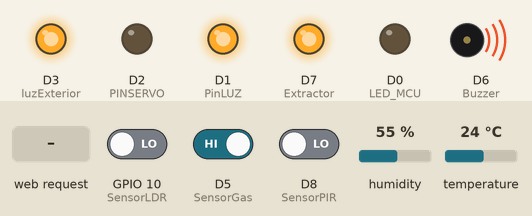
Recording of a sketch running on a simulated ESP8266 (NodeMCU). Shown: output pins drawn as LEDs (lit = HIGH), buzzer (waves = sounding, pin HIGH). Inputs (shaded band) come from the test bench; at power-on: D5 (SensorGas) HIGH, GPIO 10 (SensorLDR) LOW, D8 (SensorPIR) LOW, humidity 55 %, temperature 24 °C. WiFi joins after 1.5 s; servers stay silent unless stated; what the sketch prints to the serial monitor is not drawn.

Above: at 4.7 s.
4.8 s: D5 (SensorGas) driven LOW
At 6.0 s:
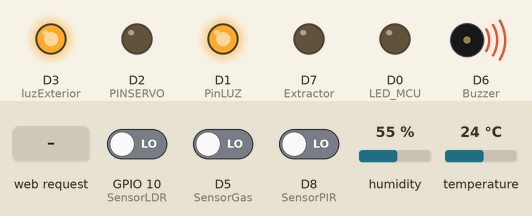
6.3 s: HTTP request GET /LUZ1=ON received
At 7.0 s:
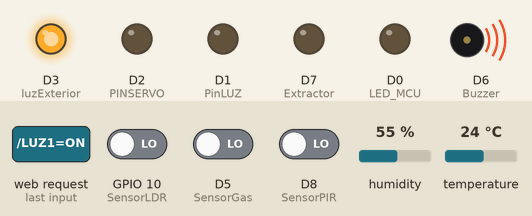
7.8 s: HTTP request GET /LUZEXT=ON received
At 8.5 s:
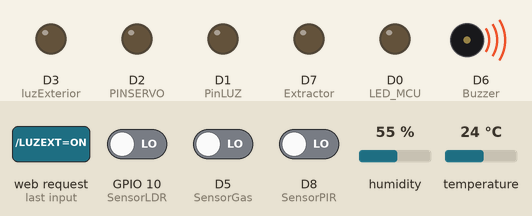
9.3 s: HTTP request GET /LUZ1=OFF received
At 10.5 s:
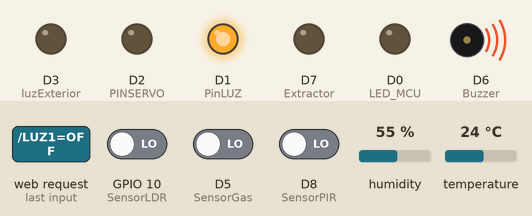
10.8 s: HTTP request GET /LUZEXT=OFF received
At 12.0 s:
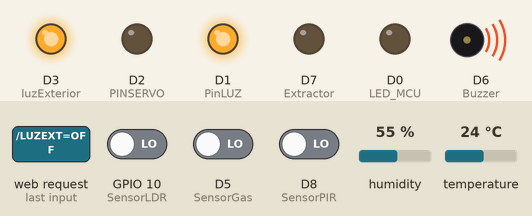
12.3 s: HTTP request GET /VACA=ON received
At 13.7 s:
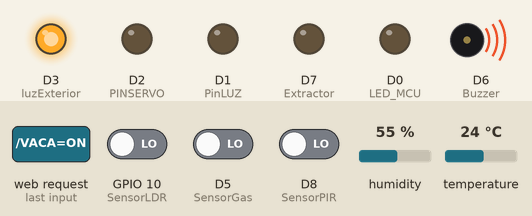
Timing chart, 0 to 24.5 s (numbered marks = the images above; inputs shaded):
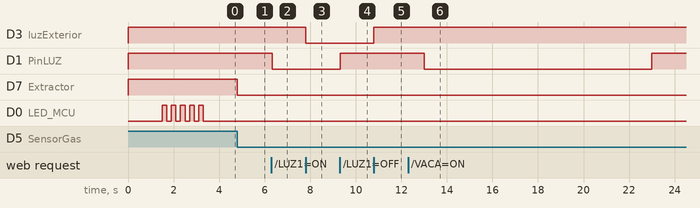

The sketch:

v0.8.ino
```cpp
#include<ESP8266WiFi.h>
#include <DHT.h>    // importa la Librerias DHT
#include <DHT_U.h>
#include <Servo.h>
#include <Ticker.h>

#define D0 16
#define D1 5
#define D2 4
#define D3 0     //Pin FLASH, Trae problemas al inicio, usar con lógica negativa.
#define D4 2
#define D5 14
#define D6 12
#define D7 13
#define D8 15   //Pin TX2, usar lógica negativa.
#define SD2 9
#define SD3 10
#define RX 3
#define Horas 2
#define Segundos 10

// Dirección de IP estática
IPAddress local_IP(192, 168, 0, 85);
// Puerta de enlace
IPAddress gateway(192, 168, 0, 1);
IPAddress subnet(255, 255, 0, 0);
IPAddress primaryDNS(8, 8, 8, 8);   //opcional
IPAddress secondaryDNS(8, 8, 4, 4); //opcional

const char ssid[]="TeleCentro-945b"; //Ingresar nombre de la red.
const char password[]="GDNLLTNXGDJT"; //Ingresar contraseña.

const byte PinLUZ= D1;
const byte SensorGas= D5; //Pin D5
const byte SensorTempHume = D4;  //Pin D4
const byte PINSERVO= D2; //Pin D2
const byte SensorPIR= D8;
const byte Buzzer= D6;
const byte Extractor= D7;
const byte SensorLDR=SD3;
const byte luzExterior=D3;
const byte LED_MCU=D0;

int secondsCounter=0;
int estado=LOW;
int i=0;
int j=0;
float hume=0;
float temp=0;
float angl=0;
//char* Title="ESP8266 Server";
//char* alarmaTitle="Alarma inactiva";
//char* luzTitle="Luces exteriores manuales";

volatile boolean AlarmaGas=false;
volatile boolean AlarmaPIR=false;
volatile boolean alarmaActiva=false;
volatile boolean luzExteriorAuto=false;
volatile boolean ModoVacaciones=false;

WiFiServer server(80);
DHT dht(SensorTempHume, DHT11);

Ticker timer;
/*________________________________________________________________________________________________________________*/

void ICACHE_RAM_ATTR ISRoutine ();
void ICACHE_RAM_ATTR ISRoutine2 ();
void ICACHE_RAM_ATTR ISRoutine3 ();
void ICACHE_RAM_ATTR onTimer ();

void leerTemperatura()
{
  hume=dht.readHumidity();
  temp=dht.readTemperature();
 // Serial.println("Temperatura="+String(temp)+", Humedad="+String(hume));
}

/*________________________________________________________________________________________________________________*/

void setup()
{
  Serial.begin(9600);

  if (!WiFi.config(local_IP, gateway, subnet, primaryDNS, secondaryDNS)) {
    Serial.println("Error al configurar dirección de IP");
  }
  timer1_enable(TIM_DIV16, TIM_EDGE, TIM_LOOP);
  timer1_write(5000000);
  timer1_attachInterrupt(onTimer);
  timer.attach(1, onTimer);
  dht.begin();      // inicializacion de sensor
  pinMode(PinLUZ, OUTPUT);
  pinMode(luzExterior, OUTPUT);
  pinMode(Buzzer, OUTPUT);
  pinMode(Extractor, OUTPUT);
  pinMode(PINSERVO, OUTPUT);
  digitalWrite(PinLUZ, HIGH);
  digitalWrite(Buzzer, HIGH);
  digitalWrite(Extractor, HIGH);
  digitalWrite(luzExterior, HIGH);
  pinMode(SensorGas, INPUT);
  pinMode(SensorPIR, INPUT);
  pinMode(SensorLDR, INPUT);
  pinMode(LED_MCU, OUTPUT);
  attachInterrupt(digitalPinToInterrupt(SensorGas),ISRoutine,FALLING);
  attachInterrupt(digitalPinToInterrupt(SensorPIR),ISRoutine2,RISING);
  attachInterrupt(digitalPinToInterrupt(SensorLDR),ISRoutine3,CHANGE);
  WiFi.begin(ssid, password);
  Serial.printf("\n\n Conectando a la red: %s\n", WiFi.SSID().c_str());


  while(WiFi.status()!=WL_CONNECTED)
  {
    if(i<30)
    {
      delay(500);
      Serial.print(".");
      i++;
   }
   else
   {
    Serial.print("\n Error de autenticación, verifique los datos ingresados");
    delay(2000);
   }
  }

  Serial.println("");
  Serial.println("WiFi conectada");

  for(j=0; j<5; j++)
  {
    digitalWrite(LED_MCU, HIGH);
    delay(200);
    digitalWrite(LED_MCU, LOW);
    delay(200);
  }

  digitalWrite(LED_MCU, LOW);
  server.begin();
  Serial.println("Servidor inicializado");

  Serial.printf("\n\nUtiliza este link para conectar: http://%s/\n", WiFi.localIP().toString().c_str());

}

/*________________________________________________________________________________________________________________*/

void loop()
{

  WiFiClient client = server.available();
  if (!client) {

    delay(1);
    return;

  }

  //Serial.println("Nuevo cliente");
  while(!client.available()){
    delay(1);
  }

  leerTemperatura();


  String peticion = client.readStringUntil('\r');
  //Serial.println(peticion);
  client.flush();


  if (peticion.indexOf("/LUZ1=ON") != -1)
  { digitalWrite(PinLUZ, LOW);}
  if (peticion.indexOf("/LUZ1=OFF") != -1)
  { digitalWrite(PinLUZ, HIGH);}
  if (peticion.indexOf("/LUZEXT=ON") != -1)
  { digitalWrite(luzExterior, LOW);}
  if (peticion.indexOf("/LUZEXT=OFF") != -1)
  { digitalWrite(luzExterior, HIGH);}
  if (peticion.indexOf("/VACA=ON") != -1)
  {
    secondsCounter=0;
    ModoVacaciones=true;
  }
  if (peticion.indexOf("/VACA=OFF") != -1)
  {ModoVacaciones=false;}
  if (peticion.indexOf("/LOCK=ON") != -1)
  {
    for(i=0;i<30;i++)
    {
      digitalWrite(PINSERVO, HIGH);
      delayMicroseconds(2000);
      digitalWrite(PINSERVO, LOW);
      delayMicroseconds(18000);
    }
  }
  if (peticion.indexOf("/LOCK=OFF") != -1)
  {
    for(i=0;i<30;i++)
    {
      digitalWrite(PINSERVO, HIGH);
      delayMicroseconds(1000);
      digitalWrite(PINSERVO, LOW);
      delayMicroseconds(19000);
    }
  }

  if (peticion.indexOf("/LUZEXTAUTO=ON") != -1)
  { luzExteriorAuto=true;}
  if (peticion.indexOf("/LUZEXTAUTO=OFF") != -1)
  { luzExteriorAuto=false;}

  if (peticion.indexOf("/RESETGAS=ON") != -1)
  {
    AlarmaGas=false;
    digitalWrite(Extractor, HIGH);
  }

if (peticion.indexOf("/PIR=ON") != -1)
{
  alarmaActiva=true;
}

if (peticion.indexOf("/RESETPIR=ON") != -1)
{
  alarmaActiva=false;
  AlarmaPIR=false;
  digitalWrite(Buzzer, HIGH);
}
  client.println("HTTP/1.1 200 OK");
  client.println("");
  client.println("");
  client.println("");
  client.println("");

  //INICIO HTML


client.println("<!DOCTYPE html><html lang='en'><head><meta charset='UTF-8'><meta name='viewport' content='width=device-width, initial-scale=1.0'>");
client.println("<title>ESP8266 Server</title></head>");
client.println("<body style='font-family: Century gothic; width: 800;'><center>");
client.println("<div style='box-shadow: 0px 0px 20px 8px rgba(0,0,0,0.22); padding: 20px; width: 300px; display: inline-block; margin: 30px;'>");
if(AlarmaGas)
{
 client.println("<h1 style='text-align: center;'><font color='red'>ALERTA FUGA DE GAS</font></h1><p style='text-align: center;'>");
}

if(AlarmaPIR)
{
 client.println("<h1 style='text-align: center;'><font color='red'>ALERTA MOVIMIENTO DETECTADO</font></h1><p style='text-align: center;'>");
}

if(AlarmaPIR&&AlarmaGas)
{
 client.println("<h1 style='text-align: center;'><font color='red'>ALERTA FUGA DE GAS Y MOVIMIENTO DETECTADO</font></h1><p style='text-align: center;'>");
}

if(!AlarmaPIR&&!AlarmaGas)
{
 client.println("<h1 style='text-align: center;'><font color='black'>Control del hogar</font></h1><p style='text-align: center;'>");
}

client.println("<h2 style='text-align: center;'><font color='blue'>Temperatura: "+String(temp)+"ºC</font></h2>");
client.println("<h2 style='text-align: center;'><font color='blue'>Humedad: "+String(hume)+"%</font></h2>");

if(alarmaActiva)
{
  client.println("<h3 style='text-align: center;'><font color='green'>Alarma activa</font></h3>");
}
else
{
  client.println("<h3 style='text-align: center;'>Alarma inactiva</h3>");
}
if(luzExteriorAuto)
{
 client.println("<h3 style='text-align: center;'><font color='green'>Luces exteriores automáticas</font></h3>");
}
else
{
 client.println("<h3 style='text-align: center;'>Luces exteriores manuales</h3>");
}

if(ModoVacaciones)
{
  client.println("<h3 style='text-align: center;'><font color='green'>Modo vaciones activado</font></h3>");
}
client.println("<button onclick=location.href='/LUZ1=ON'> Encender Luz 1</button> <br> <br>");
client.println("<button onclick=location.href='/LUZ1=OFF'> Apagar Luz 1</button> <br> <br>");
if(!luzExteriorAuto)
{
client.println("<button onclick=location.href='/LUZEXT=ON'> Encender luces exteriores</button> <br> <br>");
client.println("<button onclick=location.href='/LUZEXT=OFF'> Apagar luces exteriores</button> <br> <br>");
}
client.println("<button onclick=location.href='/VACA=ON'> Activar modo vacaciones</button> <br> <br>");
client.println("<button onclick=location.href='/VACA=OFF'> Desactivar modo vacaciones</button> <br> <br>");
client.println("<button onclick=location.href='/LOCK=ON'> Activar cerradura</button> <br> <br>");
client.println("<button onclick=location.href='/LOCK=OFF'> Desactivar cerradura</button> <br> <br>");
client.println("<button onclick=location.href='/PIR=ON'> Activar alarma</button> <br> <br>");
client.println("<button onclick=location.href='/LUZEXTAUTO=ON'> Activar luces exteriores automáticas</button> <br> <br>");
client.println("<button onclick=location.href='/LUZEXTAUTO=OFF'> Desactivar luces exteriores automáticas</button> <br> <br>");
if(AlarmaGas)
{
  client.println("<button onclick=location.href='/RESETGAS=ON'> Desactivar Alarma de Gas</button> <br> <br>");
}

if(AlarmaPIR)
{
  client.println("<button onclick=location.href='/RESETPIR=ON'> Desactivar Alarma</button> <br> <br>");
}
client.println("</p></div> </center></body></html>");


 //FIN HTML
 //Serial.println("Petición finalizada"); // Se finaliza la petición al cliente. Se inicializa la espera de una nueva petición.
// Serial.println("");

}

/*________________________________________________________________________________________________________________*/

void ISRoutine()
{
  AlarmaGas=true;
  digitalWrite(Extractor, LOW);
}

void ISRoutine2()
{
  if(alarmaActiva)
  {
  AlarmaPIR=true;
  digitalWrite(Buzzer, LOW);
  }
}

void ISRoutine3()
{
  if(luzExteriorAuto)
  {
    if(digitalRead(SensorLDR))
    {
    digitalWrite(luzExterior, LOW);
    }
    else
    {
    digitalWrite(luzExterior, HIGH);
    }

}
}

void onTimer ()
{
  secondsCounter++;

  if(ModoVacaciones)
  {
    if(secondsCounter<(Horas*Segundos))
    {
      digitalWrite(PinLUZ, LOW);
    }

    if(secondsCounter>(Horas*Segundos)&&secondsCounter<(2*Horas*Segundos))
    {
      digitalWrite(PinLUZ, HIGH);
    }

    if(secondsCounter>(2*Horas*Segundos)&&secondsCounter<(4*Horas*Segundos))
    {
      digitalWrite(PinLUZ, LOW);
    }
  }
  if(secondsCounter>4*Horas*Segundos)
  {
    secondsCounter=0;
  }
}
```

Measured:
- after the input at 4.8 s, D7 (Extractor): HIGH → LOW at once
- after the input at 6.3 s, D1 (PinLUZ): HIGH → LOW at once
- after the input at 7.8 s, D3 (luzExterior): HIGH → LOW at once
- after the input at 9.3 s, D1 (PinLUZ): LOW → HIGH at once
- after the input at 10.8 s, D3 (luzExterior): LOW → HIGH at once
- after the input at 12.3 s, D1 (PinLUZ): HIGH → LOW after 0.70 s, → HIGH 10.0 s later
